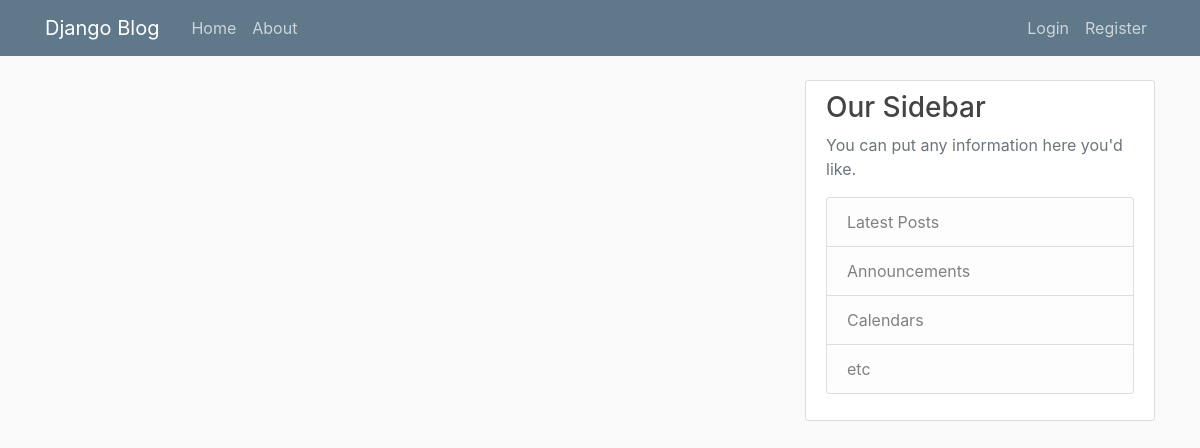
Before: / with the older database file.
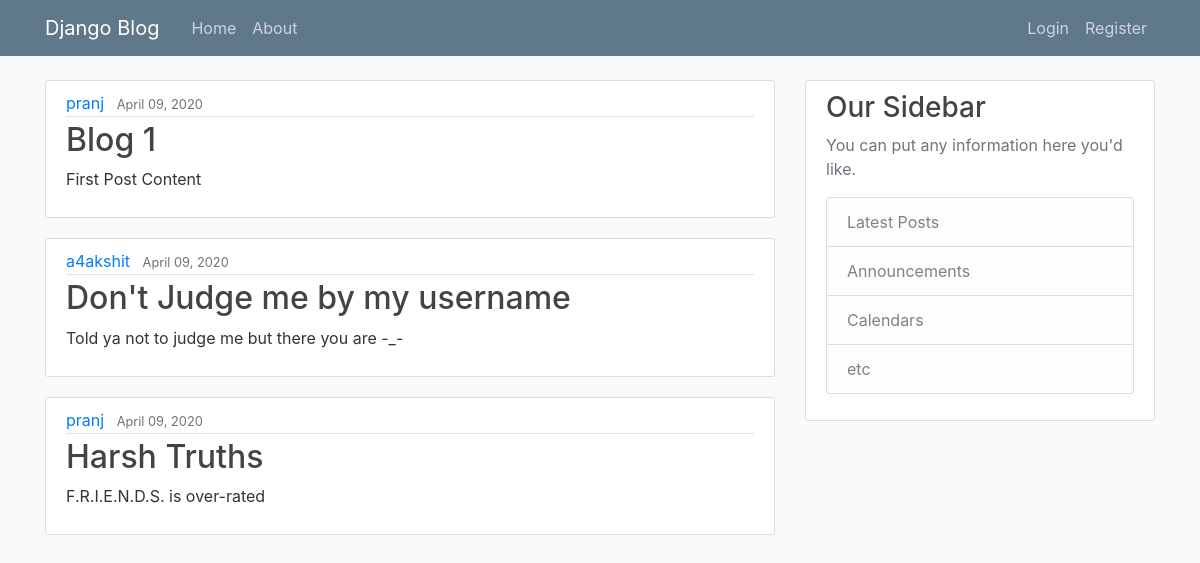
After: the same page with the newer database file.
### blog/models.py (models this page shows, shortened)
class Post(models.Model):
    title = models.CharField(max_length=100)
    content = models.TextField()
    date_posted = models.DateTimeField(default=timezone.now)
    author = models.ForeignKey(User, on_delete=models.CASCADE)

### blog/views.py (the view)
# urls.py: path('',views.home,name='blog-home'),
def home(request):
    context = {
        'posts':Post.objects.all()
    }
    return render(request,'blog/home.html',context)

### blog/templates/blog/home.html
{% extends "blog/base.html" %}
{% block content %}
    {% for post in posts %}
        <article class="media content-section">
            <div class="media-body">
            <div class="article-metadata">
                <a class="mr-2" href="#">{{ post.author }}</a>
                <small class="text-muted">{{ post.date_posted|date:"F d, Y" }}</small>
            </div>
            <h2><a class="article-title" href="#">{{ post.title }}</a></h2>
            <p class="article-content">{{ post.content }}</p>
            </div>
        </article>
    {% endfor %}
{% endblock content %}

### blog/templates/blog/base.html (shortened to what this page needs)
{% load static %}
<!DOCTYPE html>
<html lang="en">
<head>
    <link rel="stylesheet" href="https://stackpath.bootstrapcdn.com/bootstrap/4.4.1/css/bootstrap.min.css">
    <link rel="stylesheet" type="text/css" href="{% static 'blog/main.css' %}">
</head>
<body>
        <header class="site-header">
            <nav class="navbar navbar-expand-md navbar-dark bg-steel fixed-top">
            <div class="container">
                <a class="navbar-brand mr-4" href="{% url 'blog-home' %}">Django Blog</a>
                <div class="collapse navbar-collapse" id="navbarToggle">
                <div class="navbar-nav mr-auto">
                    <a class="nav-item nav-link" href="{% url 'blog-home' %}">Home</a>
                    <a class="nav-item nav-link" href="{% url 'blog-about' %}">About</a>
                </div>
                <div class="navbar-nav">
                    <a class="nav-item nav-link" href="#">Login</a>
                    <a class="nav-item nav-link" href="#">Register</a>
                </div>
                </div>
            </div>
            </nav>
        </header>
    <main role="main" class="container">
    <div class="row">
        <div class="col-md-8">
        {% block content %}{% endblock %}
        </div>
        <div class="col-md-4">
        <div class="content-section">
            <h3>Our Sidebar</h3>
            <p class='text-muted'>You can put any information here you'd like.
            <ul class="list-group">
                <li class="list-group-item list-group-item-light">Latest Posts</li>
                <li class="list-group-item list-group-item-light">Announcements</li>
                <li class="list-group-item list-group-item-light">Calendars</li>
                <li class="list-group-item list-group-item-light">etc</li>
            </ul>
            </p>
        </div>
        </div>
    </div>
    </main>
</body>
</html>

### blog/static/blog/main.css (style rules this page uses)
body { background: #fafafa; color: #333333; margin-top: 5rem; }
h1, h2, h3, h4, h5, h6 { color: #444444; }
ul { margin: 0; }
.bg-steel { background-color: #5f788a; }
.site-header .navbar-nav .nav-link { color: #cbd5db; }
.content-section { background: #ffffff; padding: 10px 20px; border: 1px solid #dddddd; border-radius: 3px; margin-bottom: 20px; }
.article-title { color: #444444; }
.article-content { white-space: pre-line; }
.article-metadata { padding-bottom: 1px; margin-bottom: 4px; border-bottom: 1px solid #e3e3e3 }

Changed rows visible on the page:
added Post: author "pranj", date_posted "April 09, 2020", title "Blog 1", content "First Post Content"
added Post: author "a4akshit", date_posted "April 09, 2020", title "Don't Judge me by my username", content "Told ya not to judge me but there you are -_-"
added Post: author "pranj", date_posted "April 09, 2020", title "Harsh Truths", content "F.R.I.E.N.D.S. is over-rated"
